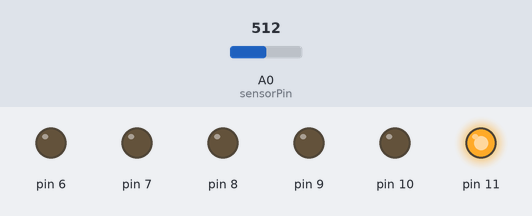
A sketch run on a simulated Arduino Uno, built with avr-gcc and run on an emulated ATmega328P. On the bench: output pins drawn as LEDs (lit = HIGH). The test bench sets the inputs (shaded band); at power-on: A0 (sensorPin) = 512. What the sketch prints to the serial monitor is not drawn.

Above: at 1.2 s.
1.3 s: A0 (sensorPin) set to 539
4.3 s: A0 (sensorPin) set to 540
Timing chart, 0 to 7.3 s (numbered marks = the images above; inputs shaded):
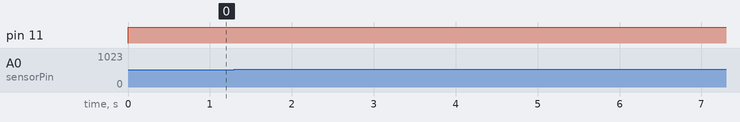

The sketch:

love_meter.ino
```cpp
const int sensorPin = A0;
const float baselineTemp = 0;

void setup() {
  Serial.begin(9600);
  for(int pin = 6; pin <=11; pin++)
  {
    pinMode(pin, OUTPUT);
    digitalWrite(pin, LOW); //turn off all LEDs
  }


}

void loop() {
  int sensorValue = analogRead(sensorPin);
  Serial.print("Sensor value: ");
  Serial.println(sensorValue);

  //converting ADC to voltage
  float voltage = sensorValue * 5000 / 1024;

  Serial.print("Volts: ");
  Serial.println(voltage);

  //convert voltage to temperature
  float temperature = (voltage - 500) / 10;
  Serial.print("Temperature: ");
  Serial.print(temperature);

  if(temperature <= baselineTemp + 2)
  {
    digitalWrite(11, HIGH);
    digitalWrite(10, LOW);
    digitalWrite(9, LOW);
    digitalWrite(8, LOW);
    digitalWrite(7, LOW);
    digitalWrite(6, LOW);
  }
  else if (temperature > baselineTemp + 2 && temperature <= baselineTemp + 4)
  {
    digitalWrite(11, HIGH);
    digitalWrite(10, HIGH);
    digitalWrite(9, LOW);
    digitalWrite(8, LOW);
    digitalWrite(7, LOW);
    digitalWrite(6, LOW);
  }
  else if (temperature > baselineTemp + 4 && temperature <= baselineTemp + 6)
  {
    digitalWrite(11, HIGH);
    digitalWrite(10, HIGH);
    digitalWrite(9, HIGH);
    digitalWrite(8, LOW);
    digitalWrite(7, LOW);
    digitalWrite(6, LOW);
  }
  else if (temperature > baselineTemp + 6 && temperature <= baselineTemp + 8)
  {
    digitalWrite(11, HIGH);
    digitalWrite(10, HIGH);
    digitalWrite(9, HIGH);
    digitalWrite(8, HIGH);
    digitalWrite(7, LOW);
    digitalWrite(6, LOW);
  }
  else if (temperature > baselineTemp + 8 && temperature <= baselineTemp + 10)
  {
    digitalWrite(11, HIGH);
    digitalWrite(10, HIGH);
    digitalWrite(9, HIGH);
    digitalWrite(8, HIGH);
    digitalWrite(7, HIGH);
    digitalWrite(6, LOW);
  }
  else
  {
    for(int pin = 6; pin <=11; pin++)
    {
      digitalWrite(pin, HIGH); //turn on all LEDs
    }
  }


}
```

Measured:
- after the input at 1.3 s, every drawn part: stays the same
- after the input at 4.3 s, every drawn part: stays the same
